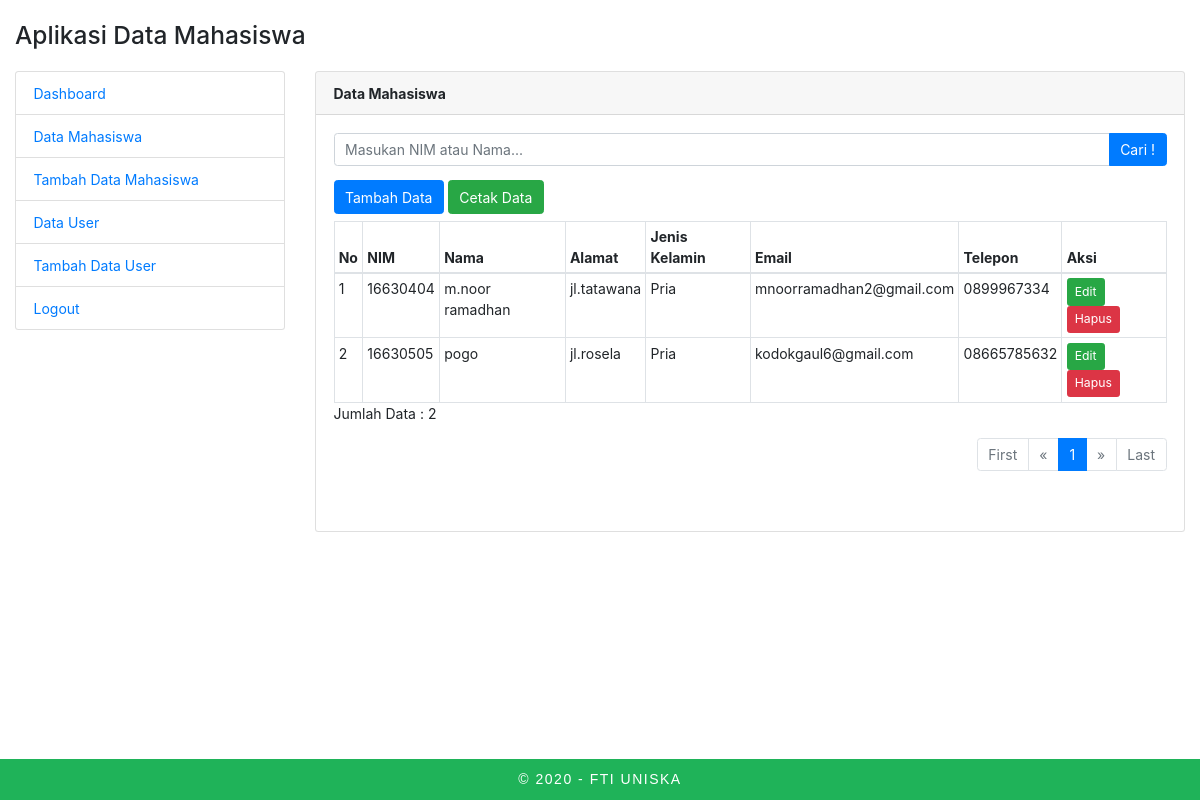
Screenshot of /admin/index.php?page=mahasiswa-show (signed in) with the database file from the repository.
### tables this page shows
CREATE TABLE `mahasiswa` (
  `id` int(11) UNSIGNED NOT NULL,
  `nim` varchar(10) NOT NULL,
  `nama` varchar(100) NOT NULL,
  `alamat` varchar(200) NOT NULL,
  `jenis_kelamin` enum('Pria','Wanita') NOT NULL,
  `email` varchar(100) NOT NULL,
  `telepon` varchar(15) NOT NULL
);

### mahasiswa/mahasiswa_show.php (the view, shortened to what this page needs)
<div class="card">
    <div class="card-header">
        <strong>Data Mahasiswa</strong>
    </div>
    <div class="card-body">
        <form action="?page=mahasiswa-show" method="POST">
            <div class="input-group mb-3">
                <input type="text" class="form-control" placeholder="Masukan NIM atau Nama..." name="keyword">
                <div class="input-group-append">
                    <button class="btn btn-primary" type="submit" value="Cari" id="button-search" name="search">Cari !</button>
                </div>
            </div>
        </form>
        <a href="?page=mahasiswa-add" class="btn btn-primary mb-2">Tambah Data</a>
        <a href="../mahasiswa/mahasiswa_print.php" target="_blank" class="btn btn-success mb-2">Cetak Data</a>
        <div class="table-responsive">
            <table class="table table-sm table-bordered table-hover m-0">
                <?php
                $limit = 5;
                $page = isset($_GET["halaman"]) ? (int) $_GET["halaman"] : 1;
                $mulai = ($page > 1) ? ($page * $limit) - $limit : 0;
                $query = mysqli_query($con, "SELECT * FROM mahasiswa LIMIT $mulai, $limit") or die(mysqli_error($con));
                ?>
                <thead>
                    <tr>
                        <th>No</th>
                        <th>NIM</th>
                        <th>Nama</th>
                        <th>Alamat</th>
                        <th>Jenis Kelamin</th>
                        <th>Email</th>
                        <th>Telepon</th>
                        <th>Aksi</th>
                    </tr>
                </thead>
                <tbody>
                    <?php
                    $no = $mulai + 1;
                    while ($data = mysqli_fetch_array($query)) {
                    ?>
                        <tr>
                            <td><?php echo $no ?></td>
                            <td><?php echo $data['nim']; ?></td>
                            <td><?php echo $data['nama']; ?></td>
                            <td><?php echo $data['alamat']; ?></td>
                            <td><?php echo $data['jenis_kelamin']; ?></td>
                            <td><?php echo $data['email']; ?></td>
                            <td><?php echo $data['telepon']; ?></td>
                            <td>
                                <a class="btn btn-sm btn-success" href="?page=mahasiswa-edit&id=<?php echo $data['id']; ?>">Edit</a>
                                <a class="btn btn-sm btn-danger" href="../mahasiswa/mahasiswa_delete.php?id=<?php echo $data['id']; ?>" onclick="return confirm('Anda yakin mau menghapus item ini ?')">Hapus</a>
                            </td>
                        </tr>
                    <?php
                        $no++;
                    }
                    ?>
                </tbody>
            </table>
        </div>
        <?php
        $result = mysqli_query($con, "SELECT * FROM mahasiswa") or die(mysqli_error($con));
        $total_records = mysqli_num_rows($result);
        ?>
        <p>Jumlah Data : <?php echo $total_records; ?></p>
        <nav class="mb-5">
            <ul class="pagination justify-content-end">
                <?php
                $jumlah_page = ceil($total_records / $limit);
                $jumlah_number = 1;
                $start_number = ($page > $jumlah_number) ? $page - $jumlah_number : 1;
                $end_number = ($page < ($jumlah_page - $jumlah_number)) ? $page + $jumlah_number : $jumlah_page;
                if ($page == 1) {
                    echo '<li class="page-item disabled"><a class="page-link" href="#">First</a></li>';
                    echo '<li class="page-item disabled"><a class="page-link" href="#"><span aria-hidden="true">&laquo;</span></a></li>';
                }
                for ($i = $start_number; $i <= $end_number; $i++) {
                    $link_active = ($page == $i) ? ' active' : '';
                    echo '<li class="page-item ' . $link_active . '"><a class="page-link" href="?page=mahasiswa-show&halaman=' . $i . '">' . $i . '</a></li>';
                }
                if ($page == $jumlah_page) {
                    echo '<li class="page-item disabled"><a class="page-link" href="#"><span aria-hidden="true">&raquo;</span></a></li>';
                    echo '<li class="page-item disabled"><a class="page-link" href="#">Last</a></li>';
                }
                ?>
            </ul>
        </nav>
    </div>
</div>

### admin/index.php (shortened to what this page needs)
<!doctype html>
<html lang="en">
<head>
    <link rel="stylesheet" type="text/css" href="../css/bootstrap.min.css">
</head>
<body>
    <div class="container-fluid">
        <h3 class="mt-4 mb-4">Aplikasi Data Mahasiswa</h3>
        <div class="row">
            <div class="col-md-3 col-sm-12 mb-4">
                <?php include 'nav.php'; ?>
            </div>
            <div class="col-md-9 col-sm-12">
                <?php
                include '../connection.php';
                switch ($_GET['page']) {
                    case "mahasiswa-show";
                        include "../mahasiswa/mahasiswa_show.php";
                        break;
                }
                ?>
            </div>
        </div>
    </div>
    <footer>
        <div class="container ">
            <span>&copy; 2020 - FTI UNISKA</span>
        </div>
    </footer>
</body>
</html>

### admin/nav.php
<ul class="list-group">
    <li class="list-group-item"><a href="?page=dashboard">Dashboard</a></li>
    <li class="list-group-item"><a href="?page=mahasiswa-show">Data Mahasiswa</a></li>
    <li class="list-group-item"><a href="?page=mahasiswa-add">Tambah Data Mahasiswa</a></li>
    <?php
    if ($_SESSION['level'] == 'admin') {
        echo '
        <li class="list-group-item"><a href="?page=user-show">Data User</a></li>
        <li class="list-group-item"><a href="?page=user-add">Tambah Data User</a></li>
        ';
    }
    ?>
    <li class="list-group-item"><a href="logout.php">Logout</a></li>
</ul>

### admin/index.php (style rules this page uses)
body { margin-bottom: 6em; }
* { font-size: 14px; }
footer { position: fixed; bottom: 0; width: 100%; background: #1fb359; padding: 10px 0; color: #fff; font-family: Arial, Helvetica, sans-serif; letter-spacing: 1.5px; text-align: center; }

### rows the page displays
mahasiswa: nim "16630404", nama "m.noor ramadhan", alamat "jl.tatawana", jenis_kelamin "Pria", email "mnoorramadhan2@gmail.com", telepon "0899967334"
mahasiswa: nim "16630505", nama "pogo", alamat "jl.rosela", jenis_kelamin "Pria", email "kodokgaul6@gmail.com", telepon "08665785632"

### other values shown
$total_records "2"
